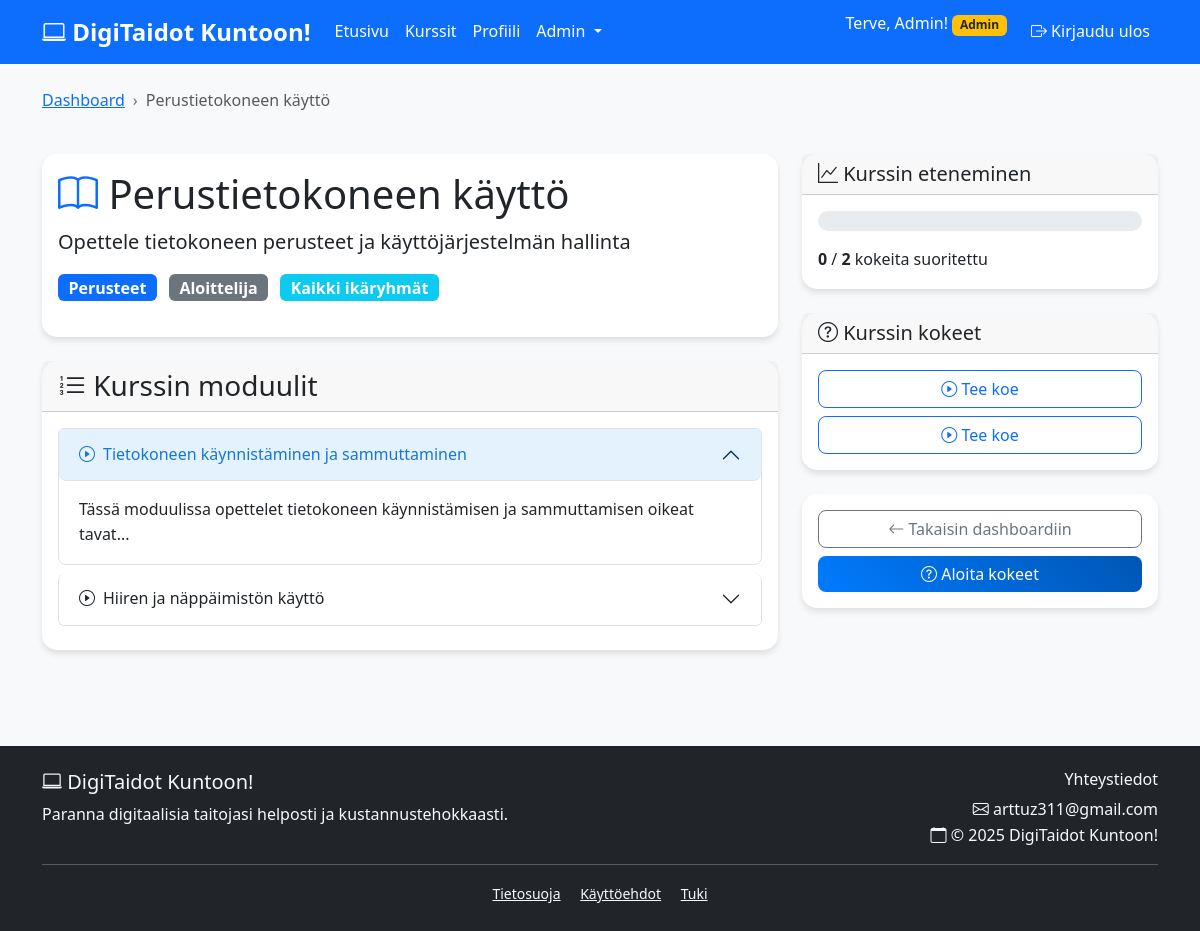
The app's page /digitaidot/course.php?id=1 (signed in) with its own data.
### tables this page shows
CREATE TABLE courses (
  id INT AUTO_INCREMENT PRIMARY KEY,
  title VARCHAR(255) NOT NULL,
  description TEXT,
  category VARCHAR(100),
  difficulty VARCHAR(50),
  age_group VARCHAR(50),
  created_at TIMESTAMP DEFAULT CURRENT_TIMESTAMP
);

CREATE TABLE modules (
  id INT AUTO_INCREMENT PRIMARY KEY,
  course_id INT NOT NULL,
  title VARCHAR(255) NOT NULL,
  content TEXT,
  order_index INT DEFAULT 0,
  created_at TIMESTAMP DEFAULT CURRENT_TIMESTAMP,
  FOREIGN KEY (course_id) REFERENCES courses(id) ON DELETE CASCADE
);

CREATE TABLE quizzes (
  id INT AUTO_INCREMENT PRIMARY KEY,
  course_id INT NOT NULL,
  question TEXT NOT NULL,
  correct_answer VARCHAR(255) NOT NULL,
  options JSON,
  created_at TIMESTAMP DEFAULT CURRENT_TIMESTAMP,
  FOREIGN KEY (course_id) REFERENCES courses(id) ON DELETE CASCADE
);

### digitaidot/includes/auth.php (called while the page is built, shortened)
<?php
require_once 'db.php';
$auth = new Auth($pdo);
?>

### digitaidot/includes/functions.php (called while the page is built, shortened)
<?php
require_once 'auth.php';
class Functions {
    private $pdo;
    public function __construct($pdo, $auth) {
        $this->pdo = $pdo;
    }
    public function getCourse($course_id) {
        try {
            $stmt = $this->pdo->prepare("SELECT * FROM courses WHERE id = ?");
            $stmt->execute([$course_id]);
            return $stmt->fetch();
        } catch(PDOException $e) {
            error_log("Kurssin hakuvirhe: " . $e->getMessage());
            return false;
        }
    }
    public function getCourseModules($course_id) {
        try {
            $stmt = $this->pdo->prepare("SELECT * FROM modules WHERE course_id = ? ORDER BY order_index ASC");
            $stmt->execute([$course_id]);
            return $stmt->fetchAll();
        } catch(PDOException $e) {
            error_log("Moduulien hakuvirhe: " . $e->getMessage());
            return [];
        }
    }
    public function getCourseQuizzes($course_id) {
        try {
            $stmt = $this->pdo->prepare("SELECT * FROM quizzes WHERE course_id = ? ORDER BY id ASC");
            $stmt->execute([$course_id]);
            return $stmt->fetchAll();
        } catch(PDOException $e) {
            error_log("Kokeiden hakuvirhe: " . $e->getMessage());
            return [];
        }
    }
    public function hasUserTakenQuiz($user_id, $quiz_id) {
        try {
            $stmt = $this->pdo->prepare("SELECT id FROM quiz_results WHERE user_id = ? AND quiz_id = ?");
            $stmt->execute([$user_id, $quiz_id]);
            return $stmt->fetch() !== false;
        } catch(PDOException $e) {
            error_log("Kokeen tekemisen tarkistusvirhe: " . $e->getMessage());
            return false;
        }
    }
}
$functions = new Functions($pdo, $auth);
?>

### digitaidot/course.php (the view, shortened to what this page needs)
<?php
require_once 'includes/db.php';
require_once 'includes/auth.php';
require_once 'includes/functions.php';
$functions->requireLogin();
$functions->requirePayment();
$course_id = (int)($_GET['id'] ?? 0);
$course = $functions->getCourse($course_id);
$modules = $functions->getCourseModules($course_id);
$quizzes = $functions->getCourseQuizzes($course_id);
include 'includes/header.php';
?>
<div class="container py-4">
    <div class="row mb-4">
        <div class="col-12">
            <nav aria-label="breadcrumb">
                <ol class="breadcrumb">
                    <li class="breadcrumb-item"><a href="dashboard.php">Dashboard</a></li>
                    <li class="breadcrumb-item active"><?php echo htmlspecialchars($course['title']); ?></li>
                </ol>
            </nav>
        </div>
    </div>
    <div class="row">
        <div class="col-lg-8">
            <div class="card mb-4">
                <div class="card-body">
                    <h1 class="card-title">
                        <i class="bi bi-book text-primary"></i>
                        <?php echo htmlspecialchars($course['title']); ?>
                    </h1>
                    <p class="card-text lead">
                        <?php echo htmlspecialchars($course['description']); ?>
                    </p>
                    <div class="course-meta mb-3">
                        <span class="badge bg-primary fs-6"><?php echo htmlspecialchars($course['category']); ?></span>
                        <span class="badge bg-secondary fs-6"><?php echo htmlspecialchars($course['difficulty']); ?></span>
                        <span class="badge bg-info fs-6"><?php echo htmlspecialchars($course['age_group']); ?></span>
                    </div>
                </div>
            </div>
            <div class="card mb-4">
                <div class="card-header">
                    <h3 class="mb-0">
                        <i class="bi bi-list-ol"></i> Kurssin moduulit
                    </h3>
                </div>
                <div class="card-body">
                    <?php if (empty($modules)): ?>
                        <div class="alert alert-info">
                            <i class="bi bi-info-circle"></i>
                            Tämän kurssin moduulit lisätään pian. Pysy kuulolla!
                        </div>
                    <?php else: ?>
                        <div class="accordion" id="modulesAccordion">
                            <?php foreach ($modules as $index => $module): ?>
                            <div class="accordion-item">
                                <h2 class="accordion-header" id="heading<?php echo $module['id']; ?>">
                                    <button class="accordion-button <?php echo $index === 0 ? '' : 'collapsed'; ?>"
                                            type="button" data-bs-toggle="collapse"
                                            data-bs-target="#collapse<?php echo $module['id']; ?>">
                                        <i class="bi bi-play-circle me-2"></i>
                                        <?php echo htmlspecialchars($module['title']); ?>
                                    </button>
                                </h2>
                                <div id="collapse<?php echo $module['id']; ?>"
                                     class="accordion-collapse collapse <?php echo $index === 0 ? 'show' : ''; ?>"
                                     data-bs-parent="#modulesAccordion">
                                    <div class="accordion-body">
                                        <div class="module-content">
                                            <?php echo nl2br(htmlspecialchars($module['content'])); ?>
                                        </div>
                                    </div>
                                </div>
                            </div>
                            <?php endforeach; ?>
                        </div>
                    <?php endif; ?>
                </div>
            </div>
        </div>
        <div class="col-lg-4">
            <div class="card mb-4">
                <div class="card-header">
                    <h5 class="mb-0">
                        <i class="bi bi-graph-up"></i> Kurssin eteneminen
                    </h5>
                </div>
                <div class="card-body">
                    <?php
                    $completed_quizzes = 0;
                    $total_quizzes = count($quizzes);
                    ?>
                    <div class="progress mb-3" style="height: 20px;">
                    </div>
                    <p class="mb-0">
                        <strong><?php echo $completed_quizzes; ?></strong> /
                        <strong><?php echo $total_quizzes; ?></strong> kokeita suoritettu
                    </p>
                </div>
            </div>
            <?php if (!empty($quizzes)): ?>
            <div class="card mb-4">
                <div class="card-header">
                    <h5 class="mb-0">
                        <i class="bi bi-question-circle"></i> Kurssin kokeet
                    </h5>
                </div>
                <div class="card-body">
                    <div class="d-grid gap-2">
                        <?php foreach ($quizzes as $quiz): ?>
                            <?php
                            $has_taken = $functions->hasUserTakenQuiz($_SESSION['user_id'], $quiz['id']);
                            ?>
                            <a href="quiz.php?id=<?php echo $quiz['id']; ?>"
                               class="btn <?php echo $has_taken ? 'btn-success' : 'btn-outline-primary'; ?>">
                                <?php if ($has_taken): ?>
                                    <i class="bi bi-check-circle"></i> Tehty
                                <?php else: ?>
                                    <i class="bi bi-play-circle"></i> Tee koe
                                <?php endif; ?>
                            </a>
                        <?php endforeach; ?>
                    </div>
                </div>
            </div>
            <?php endif; ?>
            <div class="card">
                <div class="card-body">
                    <div class="d-grid gap-2">
                        <a href="dashboard.php" class="btn btn-outline-secondary">
                            <i class="bi bi-arrow-left"></i> Takaisin dashboardiin
                        </a>
                        <?php if (!empty($quizzes)): ?>
                            <a href="quiz.php?course=<?php echo $course_id; ?>" class="btn btn-primary">
                                <i class="bi bi-question-circle"></i> Aloita kokeet
                            </a>
                        <?php endif; ?>
                    </div>
                </div>
            </div>
        </div>
    </div>
</div>
<?php include 'includes/footer.php'; ?>

### digitaidot/css/style.css (style rules this page uses)
body { font-family: 'Segoe UI', Tahoma, Geneva, Verdana, sans-serif; line-height: 1.6; background-color: #f8f9fa; }
.card { border: none; border-radius: 15px; box-shadow: 0 4px 6px rgba(0, 0, 0, 0.1); transition: transform 0.3s ease, box-shadow 0.3s ease; }
.btn { border-radius: 8px; font-weight: 500; transition: all 0.3s ease; }
.btn-primary { background: linear-gradient(45deg, #007bff, #0056b3); border: none; }
.course-meta .badge { font-size: 0.8rem; margin-right: 0.5rem; margin-bottom: 0.25rem; }
.accordion-button { border-radius: 8px; font-weight: 500; }
.accordion-button:not(.collapsed) { background-color: #e3f2fd; color: #1976d2; }
.accordion-item { border-radius: 8px; margin-bottom: 0.5rem; border: 1px solid #dee2e6; }
.progress { border-radius: 10px; background-color: #e9ecef; }
.breadcrumb { background-color: transparent; padding: 0; }
.breadcrumb-item + .breadcrumb-item::before { content: "›"; color: #6c757d; }
.fade-in { animation: fadeIn 0.5s ease-in; }

### records on screen
courses: title "Perustietokoneen käyttö", description "Opettele tietokoneen perusteet ja käyttöjärjestelmän hallinta", category "Perusteet", difficulty "Aloittelija", age_group "Kaikki ikäryhmät"
modules: title "Tietokoneen käynnistäminen ja sammuttaminen", content "Tässä moduulissa opettelet tietokoneen käynnistämisen ja sammuttamisen oikeat tavat..."
modules: title "Hiiren ja näppäimistön käyttö"

### other values on screen
$_SESSION['user_name'] "Admin"
$completed_quizzes "0"
$total_quizzes "2"
